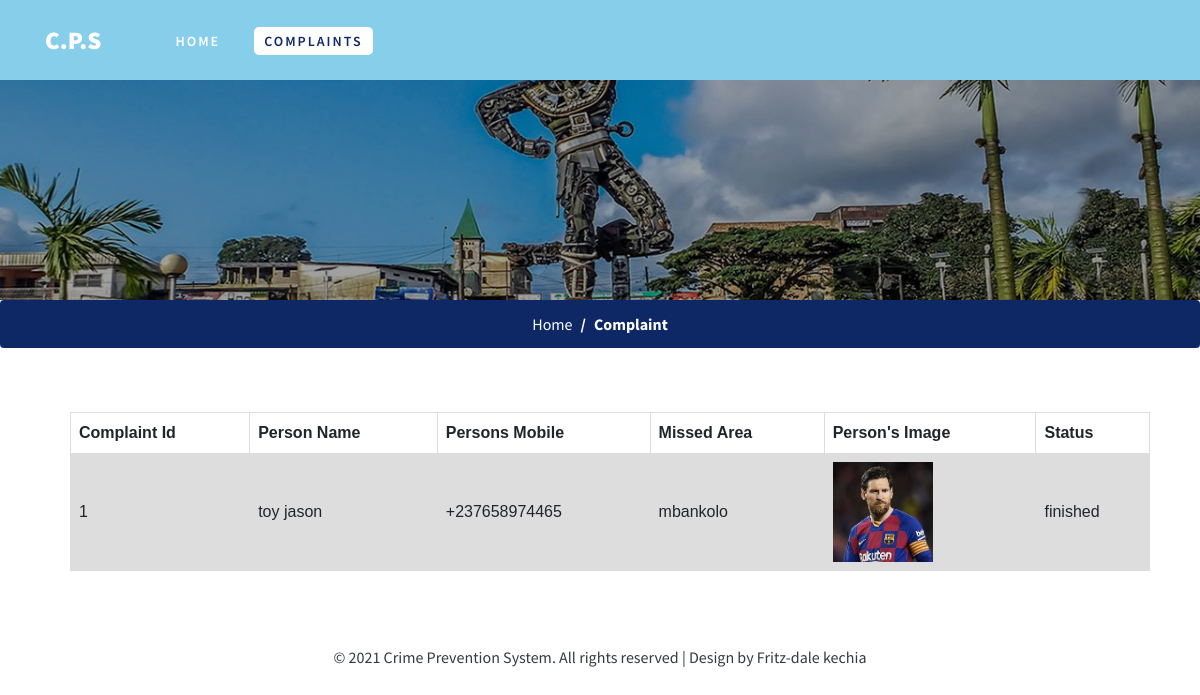
/crimemissing, run on the app's committed database.
### crime/models.py (models this page shows)
class Missing(models.Model):
    Email = models.EmailField()
    firstname = models.CharField(max_length=100)
    lastname = models.CharField(max_length=100)
    perno = models.CharField(max_length=20)
    status = models.CharField(max_length=50)
    missedarea = models.CharField(max_length=1000)
    my_content = models.CharField(max_length=2000)
    image = models.ImageField(upload_to="image")

### crime/views.py (the view)
# urls.py: path("crimemissing", views.crimemissing, name="crimemissing"),
def crimemissing(request):
    comp=Missing.objects.all()
    return render(request,"crimemissingstatus.html",{'comp':comp})

### template/crimemissingstatus.html (shortened to what this page needs)
{% load static %}
<!DOCTYPE html>
<html lang="zxx">
<head>
    <link href="{%static 'css/bootstrap.min.css' %}" type="text/css" rel="stylesheet" media="all">
    <link href="{%static 'css/style.css' %}" type="text/css" rel="stylesheet" media="all">
    <link href="{%static 'css/font-awesome.min.css' %}" rel="stylesheet">
</head>
<body>
    <header>
        <div class="container">
            <nav class="navbar navbar-expand-lg navbar-light p-0">
                    <h1><a class="navbar-brand" href="index">C.P.S
                        </a></h1>
                    <div class="collapse navbar-collapse" id="navbarSupportedContent">
                        <ul class="ml-lg-5 navbar-nav mr-lg-auto">
                            <li class="nav-item mr-lg-4 mt-lg-0 mt-sm-4 mt-3">
                                <a href="policehome">Home</a>
                            </li>
                            <li class="nav-item  active dropdown mr-lg-4 my-lg-0 my-sm-4 my-3">
                                <a href="#" id="navbarDropdown" role="button" data-toggle="dropdown" aria-haspopup="true"
                                    aria-expanded="false">
                                    Complaints
                                </a>
                            </li>
                        </ul>
                    </div>
                </nav>
        </div>
    </header>
    <div class="inner-banner-w3ls">
    </div>
    <nav aria-label="breadcrumb">
        <ol class="breadcrumb d-flex justify-content-center bg-theme">
            <li class="breadcrumb-item">
                <a href="policehome" class="text-white">Home</a>
            </li>
            <li class="breadcrumb-item active text-white font-weight-bold" aria-current="page">Complaint</li>
        </ol>
    </nav>
    {% for i in comp %}
    <section class="contact-w3pvt py-lg-5">
               <table style="width: 90%; margin-left: 70px;">
    <tr><th>Complaint Id</th><th>Person Name</th><th>Persons Mobile</th><th>Missed Area</th><th>Person's Image</th><th>Status</th></tr>
                   <tr>
                       <td> {{i.id}}</td>
            <td>{{i.firstname}} {{i.lastname}}</td>
             <td>{{i.perno}}</td>
             <td> {{i.missedarea}}</td>
             <td> <img style="width: 100px; height: 100px" src="media\{{i.image}}" ></td>
             <td> {{i.status}}</td>
        </tr>
               </table>
    </section>
    {% endfor %}
    <div class="cpy-right text-center py-4">
        <p class="text-dark">© 2021 Crime Prevention System. All rights reserved | Design by Fritz-dale kechia
        </p>
    </div>
</body>
</html>

### static/css/style.css (style rules this page uses)
body { font-family: 'Source Sans Pro', sans-serif; background: #fff; }
body a { transition: 0.5s all; -webkit-transition: 0.5s all; -moz-transition: 0.5s all; -o-transition: 0.5s all; -ms-transition: 0.5s all; text-decoration: none; outline: none; }
h1, h2, h3, h4, h5, h6 { margin: 0; font-family: 'Source Sans Pro', sans-serif; }
p { margin: 0; color: #777; font-size: 1em; line-height: 1.8; }
ul { margin: 0; padding: 0; }
ul { list-style-type: none; }
.bg-theme { background: #0d2865 !important; color: #fff; }
.navbar-light .navbar-brand, .navbar-light .navbar-brand:hover { color: #fff; }
.navbar-brand { color: #fff; font-size: 25px; font-weight: 800; text-transform: uppercase; line-height: 2; }
li.nav-item a { color: #fff; text-transform: uppercase; font-weight: 600; letter-spacing: 2px; padding: 5px 10px; font-size: 14px; }
li.nav-item a:hover, li.nav-item.active a { color: #0d2865; background: #fff; border-radius: 5px; }
header { padding: 10px 0; background: skyblue; width: 100%; position: absolute; z-index: 9; }
.inner-banner-w3ls { background: url(../images/inner.jpg) no-repeat center; -webkit-background-size: cover; -moz-background-size: cover; -o-background-size: cover; -ms-background-size: cover; background-size: cover; min-height: 300px; position: relative; }
.inner-banner-w3ls:before { background: rgba(0, 0, 0, 0.37); position: absolute; content: ''; width: 100%; height: 100%; left: 0; top: 0; }
.breadcrumb-item+.breadcrumb-item::before { display: inline-block; padding-right: .5rem; color: #ffffff; content: "/"; }

### template/crimemissingstatus.html (style rules this page uses)
table { font-family: arial, sans-serif; border-collapse: collapse; width: 100%; }
td, th { border: 1px solid #dddddd; text-align: left; padding: 8px; }
tr:nth-child(even) { background-color: #dddddd; }

### data on the page
Missing: id "1", firstname "toy", lastname "jason", perno "+237658974465", missedarea "mbankolo", image (picture), status "finished"
